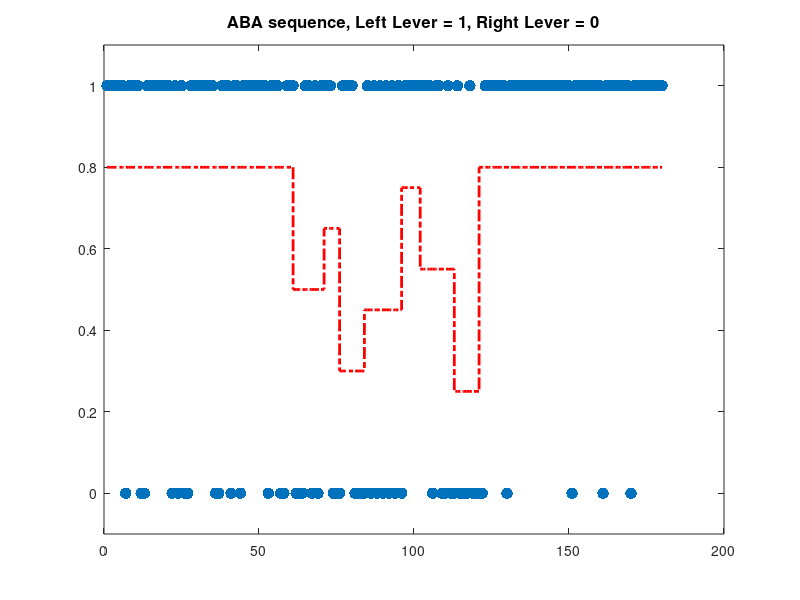

Here is the MATLAB script that generated this plot:
close all force
clear
clc

%% Create test task binInputSequence
% Create binary sequences both an ABA and a BAB, all probabilities are in
% terms of the left lever, right lever = 1 - left lever

randSeed = 100;
rng(randSeed);

numTrials = 60;

probASection1 = 0.8;
probASection2 = 0.8;

probsBSection1 = [0.5, 0.65, 0.3, 0.45, 0.75, 0.55, 0.25];
probsBSection2 = [0.25, 0.55, 0.75, 0.45, 0.3, 0.65, 0.5];
numTrialsBSection1 = [10, 5, 8, 12, 6, 11, 8]; % These must sum to numTrials
numTrialsBSection2 = [8, 11, 6, 12, 8, 5, 10]; % These must sum to numTrials


stableABASeq1 = rand(numTrials, 1) < probASection1;
stableABASeq2 = rand(numTrials, 1) < probASection2;

unstableABASeq1 = vertcat(rand(numTrialsBSection1(1), 1) < probsBSection1(1), ...
                                               rand(numTrialsBSection1(2), 1) < probsBSection1(2), ...
                                               rand(numTrialsBSection1(3), 1) < probsBSection1(3), ...
                                               rand(numTrialsBSection1(4), 1) < probsBSection1(4), ...
                                               rand(numTrialsBSection1(5), 1) < probsBSection1(5), ...
                                               rand(numTrialsBSection1(6), 1) < probsBSection1(6), ...
                                               rand(numTrialsBSection1(7), 1) < probsBSection1(7));
                                           
unstableABASeq2 = vertcat(rand(numTrialsBSection2(1), 1) < probsBSection2(1), ...
                                               rand(numTrialsBSection2(2), 1) < probsBSection2(2), ...
                                               rand(numTrialsBSection2(3), 1) < probsBSection2(3), ...
                                               rand(numTrialsBSection2(4), 1) < probsBSection2(4), ...
                                               rand(numTrialsBSection2(5), 1) < probsBSection2(5), ...
                                               rand(numTrialsBSection2(6), 1) < probsBSection2(6), ...
                                               rand(numTrialsBSection2(7), 1) < probsBSection2(7));

  
%%
% Made each of the sections now paste them together and plot the results
 
seqABALeftLever = vertcat(stableABASeq1, unstableABASeq1, stableABASeq2);
seqABARightLever = ~seqABALeftLever;
 
probSeqABA = vertcat(zeros(numTrials, 1) + probASection1, ...
                                      zeros(numTrialsBSection1(1), 1) + probsBSection1(1), ...
                                      zeros(numTrialsBSection1(2), 1) + probsBSection1(2), ...
                                      zeros(numTrialsBSection1(3), 1) + probsBSection1(3), ...
                                      zeros(numTrialsBSection1(4), 1) + probsBSection1(4), ...
                                      zeros(numTrialsBSection1(5), 1) + probsBSection1(5), ...
                                      zeros(numTrialsBSection1(6), 1) + probsBSection1(6), ...
                                      zeros(numTrialsBSection1(7), 1) + probsBSection1(7), ...
                                      zeros(numTrials, 1) + probASection2);
                                    

seqBABLeftLever = vertcat(unstableABASeq1, stableABASeq1, unstableABASeq2);
seqBABRightLever = ~seqBABLeftLever;
 
probSeqBAB = vertcat(zeros(numTrialsBSection1(1), 1) + probsBSection1(1), ...
                                      zeros(numTrialsBSection1(2), 1) + probsBSection1(2), ...
                                      zeros(numTrialsBSection1(3), 1) + probsBSection1(3), ...
                                      zeros(numTrialsBSection1(4), 1) + probsBSection1(4), ...
                                      zeros(numTrialsBSection1(5), 1) + probsBSection1(5), ...
                                      zeros(numTrialsBSection1(6), 1) + probsBSection1(6), ...
                                      zeros(numTrialsBSection1(7), 1) + probsBSection1(7), ...
                                      zeros(numTrials, 1) + probASection1, ...
                                      zeros(numTrialsBSection2(1), 1) + probsBSection2(1), ...
                                      zeros(numTrialsBSection2(2), 1) + probsBSection2(2), ...
                                      zeros(numTrialsBSection2(3), 1) + probsBSection2(3), ...
                                      zeros(numTrialsBSection2(4), 1) + probsBSection2(4), ...
                                      zeros(numTrialsBSection2(5), 1) + probsBSection2(5), ...
                                      zeros(numTrialsBSection2(6), 1) + probsBSection2(6), ...
                                      zeros(numTrialsBSection2(7), 1) + probsBSection2(7));
 
%% 
% Plot the sequences
figure;
plot(seqABALeftLever, '.', 'MarkerSize', 25); ylim([-0.1, 1.1]);
hold on;
stairs(probSeqABA, '-.', 'Color', 'r', 'LineWidth', 2);
%legend({'Rewarding Lever', 'Pr(Left lever)'});
title('ABA sequence, Left Lever = 1, Right Lever = 0', 'FontWeight', 'bold', 'FontSize', 12);
set(gcf, 'color', 'none');   
set(gca, 'color', 'none');
%xticks([0 40 80 120 160 200 240 280])
hold on;

% figure;
% plot(seqBABLeftLever, '.', 'MarkerSize', 25); ylim([-0.1, 1.1]);
% hold on;
% stairs(probSeqBAB, '-.', 'Color', 'r', 'LineWidth', 2);
% legend({'Rewarding Lever', 'Pr(Left lever)'});
% title('BAB sequence, Left Lever = 1, Right Lever = 0', 'FontWeight', 'bold', 'FontSize', 12);

% %% Write out the sequences to a .csv file
% 
% tempTable = array2table([seqABALeftLever, seqABARightLever]);
% tempTable.Properties.VariableNames = {'ABA Left Lever', 'ABA Right Lever'};
% writetable(tempTable, [pwd, filesep, 'seqABABothLevers.csv']);
%  
%  tempTable = array2table([seqBABLeftLever, seqBABRightLever]);
% tempTable.Properties.VariableNames = {'BAB Left Lever', 'BAB Right Lever'};
% writetable(tempTable, [pwd, filesep, 'seqBABBothLevers.csv']);
 
 
 
 
 
 